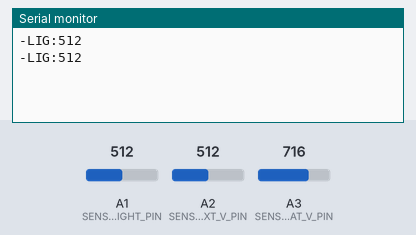
A program run on a simulated ATtiny85, built with avr-gcc and run on an emulated ATtiny85. Shown: the last lines printed to the serial monitor. The test bench sets the inputs (shaded band); at power-on: A1 (SENSE_LIGHT_PIN) = 512, A2 (SENSE_EXT_V_PIN) = 512, A3 (SENSE_BAT_V_PIN) = 716.

Above: at 1.2 s.
1.3 s: A1 (SENSE_LIGHT_PIN) set to 716
At 10.9 s:
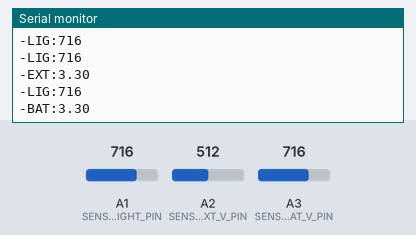
11.5 s: A2 (SENSE_EXT_V_PIN) set to 716
At 12.8 s:
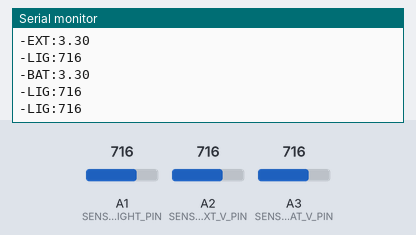
13.0 s: A3 (SENSE_BAT_V_PIN) set to 716
At 13.9 s:
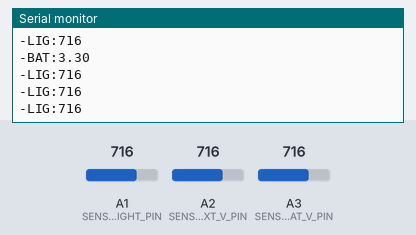
14.5 s: A1 (SENSE_LIGHT_PIN) set to 900
At 15.8 s:
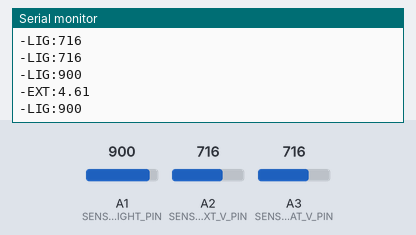
16.0 s: A2 (SENSE_EXT_V_PIN) set to 900
At 16.9 s:
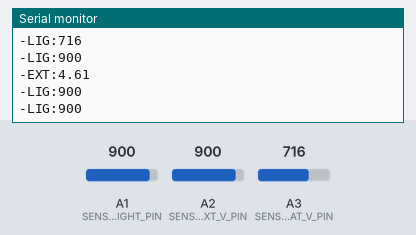
17.5 s: A3 (SENSE_BAT_V_PIN) set to 900
At 18.9 s:
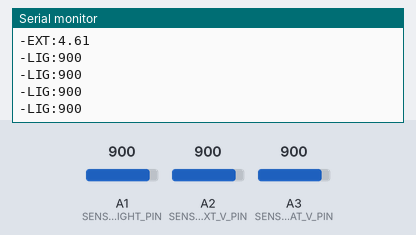
Timing chart, 0 to 20.0 s (numbered marks = the images above; inputs shaded):
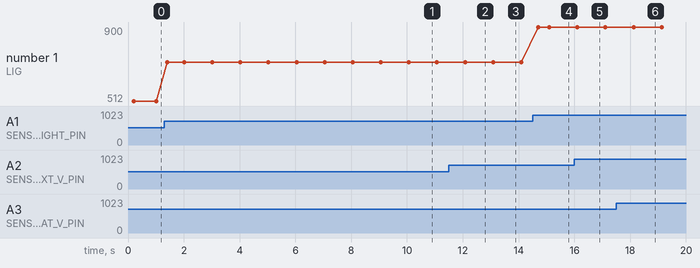

Measured:
- after the input at 1.3 s, the serial monitor: prints a new line after 0.11 s (image 1)
- after the input at 14.5 s, the serial monitor: prints a new line after 0.20 s (image 4)
- plotted number 1: 512 → 716 after the input at 1.3 s, 716 → 900 after the input at 14.5 s

The program:

main.cpp
```cpp
#include <Arduino.h>
#include <avr/sleep.h>
#include "prescaler.h"

#define SENSE_EXT_V_PIN A2
#define SENSE_BAT_V_PIN A3
#define SENSE_LIGHT_PIN A1

#define ANALOG_RATIO 3.22	//----for 3.3V
//#define ANALOG_RATIO 4.88	//----for 5V

unsigned long timer200ms = 0;
unsigned long timer5s = 0;
unsigned long timer1m = 0;

int16_t lastLightValue = 0;
unsigned long lightTimer = 0;

void setup()
{
	setClockPrescaler(CLOCK_PRESCALER_8);	//-----------------------------------------------------------
	pinMode(3, OUTPUT);

	pinMode(SENSE_EXT_V_PIN, INPUT);
	pinMode(SENSE_BAT_V_PIN, INPUT);

	Serial.begin(9600);
}

void loop()
{
	if((millis() - timer200ms) > 200)
	{
		timer200ms = millis();

		int16_t lightValue = analogRead(SENSE_LIGHT_PIN);
		if(((lightValue - 10) > lastLightValue) || ((lightValue + 10) < lastLightValue))
		{
			Serial.print("-LIG:");
			Serial.println(lightValue);
			lastLightValue = lightValue;
		}
		else if((millis() - lightTimer) > 1000)
		{
			lightTimer = millis();

			Serial.print("-LIG:");
			Serial.println(lightValue);
			lastLightValue = lightValue;
		}
	}

	if((millis() - timer5s) > 1000*5)	//----------------------------to changed
	{
		timer5s = millis();

		Serial.print("-EXT:");
		Serial.println(analogRead(SENSE_EXT_V_PIN)*(double)ANALOG_RATIO/500);
	}

	if((millis() - timer1m) > 10000*60)
	{
		timer1m = millis();

		Serial.print("-BAT:");
		Serial.println(analogRead(SENSE_BAT_V_PIN)*(double)ANALOG_RATIO/500);
	}
}
```

prescaler.h
```cpp
// (licence header left out)
#ifndef PRESCALER_INC
#define PRESCALER_INC

#include "Arduino.h"

/**
 * Prescaler division
*/
#define CLOCK_PRESCALER_1   (0x0)
#define CLOCK_PRESCALER_2   (0x1)
#define CLOCK_PRESCALER_4   (0x2)
#define CLOCK_PRESCALER_8   (0x3)
#define CLOCK_PRESCALER_16  (0x4)
#define CLOCK_PRESCALER_32  (0x5)
#define CLOCK_PRESCALER_64  (0x6)
#define CLOCK_PRESCALER_128 (0x7)
#define CLOCK_PRESCALER_256 (0x8)

// Initialize global variable.
static uint8_t __clock_prescaler = (CLKPR & (_BV(CLKPS0) | _BV(CLKPS1) | _BV(CLKPS2) | _BV(CLKPS3)));

inline void setClockPrescaler(uint8_t clockPrescaler) {
  if (clockPrescaler <= CLOCK_PRESCALER_256) {
    // Disable interrupts.
    uint8_t oldSREG = SREG;
    cli();

    // Enable change.
    CLKPR = _BV(CLKPCE); // write the CLKPCE bit to one and all the other to zero

    // Change clock division.
    CLKPR = clockPrescaler; // write the CLKPS0..3 bits while writing the CLKPE bit to zero

    // Copy for fast access.
    __clock_prescaler = clockPrescaler;

    // Recopy interrupt register.
    SREG = oldSREG;
  }
}

inline uint8_t getClockPrescaler() {
  return (__clock_prescaler);
}

inline uint16_t getClockDivisionFactor() {
  return ((uint16_t)(1 << __clock_prescaler));
}

/**
 * Time in milliseconds.
 *
 * NOTE: This is the equivalent of the millis() function but it readjusts it according
 * to the current clock division. As such, be careful of how you make use of it, in
 * particular remember it will be wrong if the clock division factor is changed during the
 * course of computation. Remember that you can reset the overflow counter by calling the
 * init() function from wiring.h.
 */
inline unsigned long trueMillis()
{
  return millis() * getClockDivisionFactor();
}

// Waits for #ms# milliseconds.
// NOTE: Please see comment above.
inline void trueDelay(unsigned long ms)
{
  unsigned long start = trueMillis();
  while (trueMillis() - start < ms);
}

/**
 * Rescales given delay time according to division factor. Should be called before a call
 * to delay(). Insures compatibility with function using delay().
 * Example use:
 * delay( rescaleDelay(1000) ); // equivalent to wait(1000)
 */
inline unsigned long rescaleDuration(unsigned long d) {
  return (d / getClockDivisionFactor());
}

/**
 * Rescales given time (in milliseconds or microseconds) according to division factor. Should
 * be called
 */
inline unsigned long rescaleTime(unsigned long t) {
  return (t * getClockDivisionFactor());
}

#endif
```
